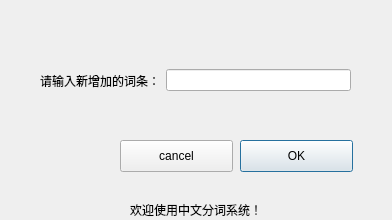
<?xml version="1.0" encoding="UTF-8"?>
<ui version="4.0">
 <class>addNewWord</class>
 <widget class="QDialog" name="addNewWord">
  <property name="geometry">
   <rect>
    <x>0</x>
    <y>0</y>
    <width>392</width>
    <height>220</height>
   </rect>
  </property>
  <property name="windowTitle">
   <string>Dialog</string>
  </property>
  <widget class="QPushButton" name="addNewWord_ok_btn">
   <property name="geometry">
    <rect>
     <x>240</x>
     <y>140</y>
     <width>113</width>
     <height>32</height>
    </rect>
   </property>
   <property name="styleSheet">
    <string notr="true">
</string>
   </property>
   <property name="text">
    <string>OK</string>
   </property>
  </widget>
  <widget class="QPushButton" name="addNewWord_cancel_btn">
   <property name="geometry">
    <rect>
     <x>120</x>
     <y>140</y>
     <width>113</width>
     <height>32</height>
    </rect>
   </property>
   <property name="text">
    <string>cancel</string>
   </property>
  </widget>
  <widget class="QWidget" name="layoutWidget">
   <property name="geometry">
    <rect>
     <x>40</x>
     <y>60</y>
     <width>311</width>
     <height>41</height>
    </rect>
   </property>
   <layout class="QHBoxLayout" name="horizontalLayout">
    <item>
     <widget class="QLabel" name="label">
      <property name="styleSheet">
       <string notr="true">font: 13pt &quot;Gill Sans&quot;;</string>
      </property>
      <property name="text">
       <string>请输入新增加的词条：</string>
      </property>
     </widget>
    </item>
    <item>
     <widget class="QLineEdit" name="lineEdit_addNewWord"/>
    </item>
   </layout>
  </widget>
  <widget class="QLabel" name="warning_info">
   <property name="geometry">
    <rect>
     <x>40</x>
     <y>110</y>
     <width>111</width>
     <height>21</height>
    </rect>
   </property>
   <property name="styleSheet">
    <string notr="true">color:red
</string>
   </property>
   <property name="text">
    <string/>
   </property>
  </widget>
  <widget class="QLabel" name="label_2">
   <property name="geometry">
    <rect>
     <x>130</x>
     <y>200</y>
     <width>141</width>
     <height>20</height>
    </rect>
   </property>
   <property name="text">
    <string>欢迎使用中文分词系统！</string>
   </property>
  </widget>
 </widget>
 <resources/>
 <connections/>
</ui>
